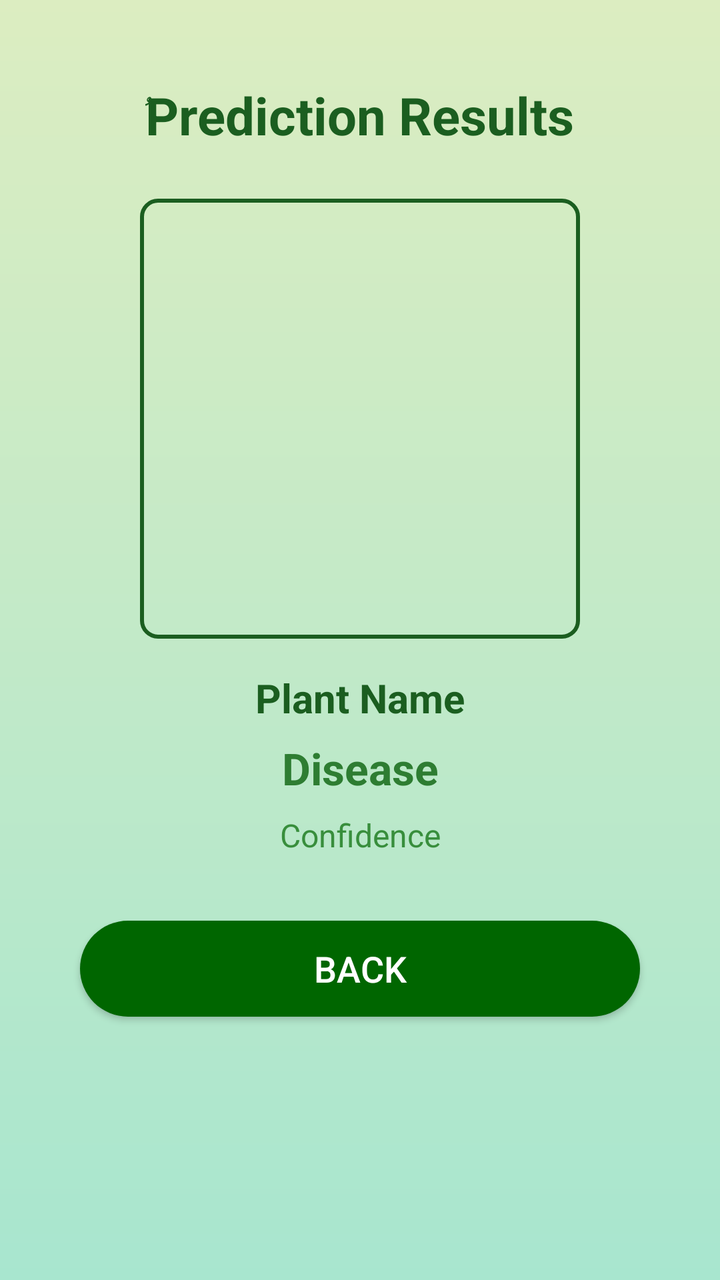
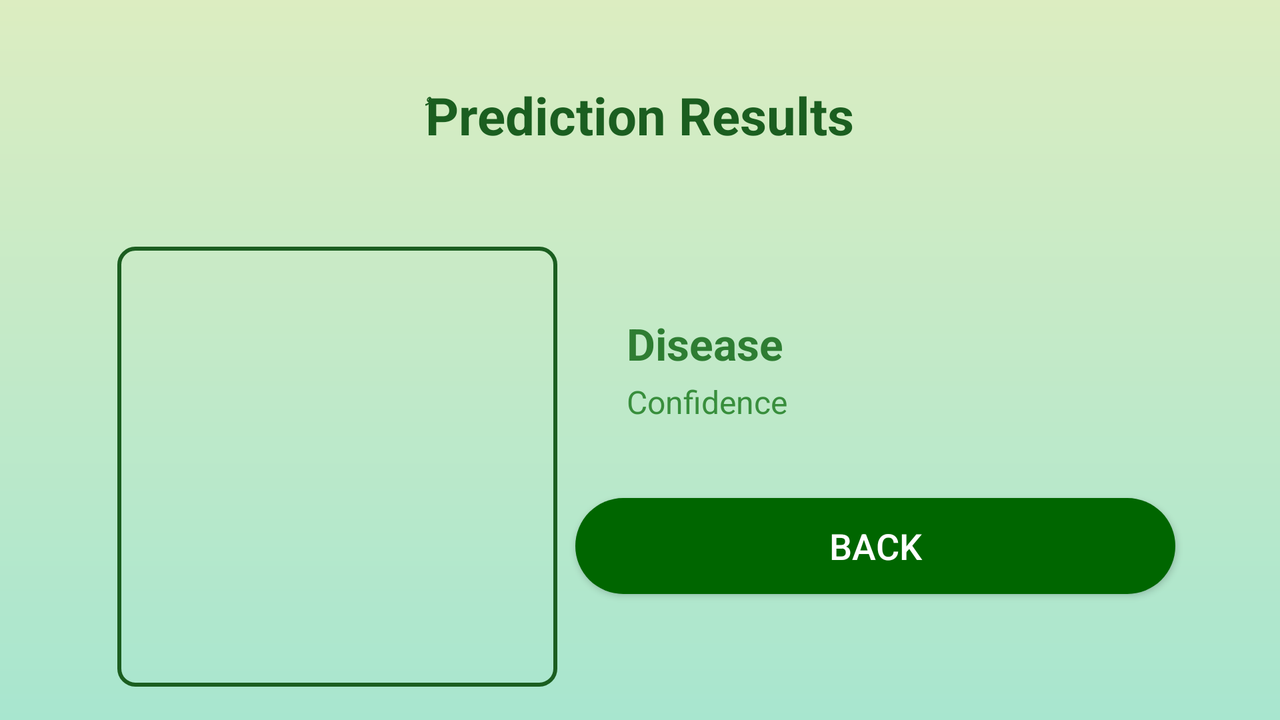

One screen, two layout resources from the same app: the default and the author's alternative for another configuration. Each is rendered where Android would select it; the XML of both is given below.
<!-- AndroidManifest.xml: application theme Theme.AIBasedApplication -->
<!-- res/layout/activity_result.xml -->
<?xml version="1.0" encoding="utf-8"?>
<androidx.constraintlayout.widget.ConstraintLayout xmlns:android="http://schemas.android.com/apk/res/android"
    xmlns:app="http://schemas.android.com/apk/res-auto"
    android:layout_width="match_parent"
    android:layout_height="match_parent"
    xmlns:tools="http://schemas.android.com/tools"
    android:id="@+id/main"
    tools:context=".ResultActivity"
    android:background="@drawable/background_gradient">

    
    <TextView
        android:id="@+id/txtResultTitle"
        android:layout_width="wrap_content"
        android:layout_height="wrap_content"
        android:text="@string/res_title"
        android:textSize="26sp"
        android:textStyle="bold"
        android:textColor="#1B5E20"
        app:layout_constraintTop_toTopOf="parent"
        app:layout_constraintStart_toStartOf="parent"
        app:layout_constraintEnd_toEndOf="parent"
        android:layout_marginTop="40dp"/>

    
    <ImageView
        android:id="@+id/imgResult"
        android:layout_width="220dp"
        android:layout_height="220dp"
        android:scaleType="centerCrop"
        android:background="@drawable/image_border"
        app:layout_constraintTop_toBottomOf="@id/txtResultTitle"
        app:layout_constraintStart_toStartOf="parent"
        app:layout_constraintEnd_toEndOf="parent"
        android:layout_marginTop="24dp"/>

    <TextView
        android:id="@+id/txtPlant"
        android:layout_width="wrap_content"
        android:layout_height="wrap_content"
        android:text="Plant Name"
        android:textSize="20sp"
        android:textStyle="bold"
        android:textColor="#1B5E20"
        app:layout_constraintTop_toBottomOf="@id/imgResult"
        app:layout_constraintStart_toStartOf="parent"
        app:layout_constraintEnd_toEndOf="parent"
        android:layout_marginTop="16dp"
        android:layout_marginBottom="50dp"/>


    
    <TextView
        android:id="@+id/txtDisease"
        android:layout_width="wrap_content"
        android:layout_height="wrap_content"
        android:text="@string/disease"
        android:textSize="22sp"
        android:textStyle="bold"
        android:textColor="#2E7D32"
        app:layout_constraintTop_toBottomOf="@id/imgResult"
        app:layout_constraintStart_toStartOf="parent"
        app:layout_constraintEnd_toEndOf="parent"
        android:layout_marginTop="50dp"/>

    
    <TextView
        android:id="@+id/txtConfidence"
        android:layout_width="wrap_content"
        android:layout_height="wrap_content"
        android:text="@string/confidence"
        android:textSize="16sp"
        android:textColor="#388E3C"
        app:layout_constraintTop_toBottomOf="@id/txtDisease"
        app:layout_constraintStart_toStartOf="parent"
        app:layout_constraintEnd_toEndOf="parent"
        android:layout_marginTop="8dp"/>

    
    <Button
        android:id="@+id/btnBack"
        android:layout_width="0dp"
        android:layout_height="wrap_content"
        android:text="@string/back"
        android:textColor="@android:color/white"
        android:textSize="18sp"
        android:background="@drawable/button_rounded_green"
        android:layout_marginStart="40dp"
        android:layout_marginEnd="40dp"
        android:layout_marginTop="32dp"
        app:layout_constraintTop_toBottomOf="@id/txtConfidence"
        app:layout_constraintStart_toStartOf="parent"
        app:layout_constraintEnd_toEndOf="parent"/>

</androidx.constraintlayout.widget.ConstraintLayout>
<!-- resources referenced by this layout -->
<resources>
  <!-- drawable background_gradient (drawable) -->
  <shape xmlns:android="http://schemas.android.com/apk/res/android"
      android:shape="rectangle">
  
      <gradient
          android:startColor="#A8E6CF"
          android:endColor="#DCEDC1"
          android:angle="90"/>
  </shape>
  <!-- drawable button_rounded_green (drawable) -->
  <?xml version="1.0" encoding="utf-8"?>
  <shape xmlns:android="http://schemas.android.com/apk/res/android"
      android:shape="rectangle">
  
      <solid android:color="#006600"/>
  
      <corners android:radius="24dp"/>
  
      <padding
          android:left="16dp"
          android:right="16dp"
          android:top="10dp"
          android:bottom="10dp"/>
  </shape>
  <!-- drawable image_border (drawable) -->
  <shape xmlns:android="http://schemas.android.com/apk/res/android"
      android:shape="rectangle">
      <solid android:color="@android:color/transparent"/>
      <stroke
          android:width="2dp"
          android:color="#1B5E20"/>
      <corners android:radius="8dp"/>
  </shape>
  <string name="back">Back</string>
  <string name="confidence">Confidence</string>
  <string name="disease">Disease</string>
  <string name="res_title">ُPrediction Results</string>
  <style name="Theme.AIBasedApplication" parent="Theme.AppCompat.Light.NoActionBar">
          <item name="colorPrimary">@color/greenDark</item>
          <item name="colorPrimaryVariant">@color/greenDark</item>
          <item name="colorOnPrimary">@color/white</item>
      </style>
  <color name="greenDark">#2E7D32</color>
  <color name="white">#FFFFFFFF</color>
</resources>
<!-- res/layout-land/activity_result.xml (the author's variant of the layout above) -->
<!-- drawn on the phone turned sideways -->
<?xml version="1.0" encoding="utf-8"?>
<androidx.constraintlayout.widget.ConstraintLayout xmlns:android="http://schemas.android.com/apk/res/android"
    xmlns:app="http://schemas.android.com/apk/res-auto"
    android:layout_width="match_parent"
    android:layout_height="match_parent"
    xmlns:tools="http://schemas.android.com/tools"
    android:id="@+id/main"
    tools:context=".ResultActivity"
    android:background="@drawable/background_gradient">

    
    <TextView
        android:id="@+id/txtResultTitle"
        android:layout_width="wrap_content"
        android:layout_height="wrap_content"
        android:text="@string/res_title"
        android:textSize="26sp"
        android:textStyle="bold"
        android:textColor="#1B5E20"
        app:layout_constraintTop_toTopOf="parent"
        app:layout_constraintStart_toStartOf="parent"
        app:layout_constraintEnd_toEndOf="parent"
        android:layout_marginTop="40dp"/>

    <ImageView
        android:id="@+id/imgResult"
        android:layout_width="220dp"
        android:layout_height="220dp"
        android:layout_marginTop="48dp"
        android:background="@drawable/image_border"
        android:scaleType="centerCrop"
        app:layout_constraintEnd_toEndOf="parent"
        app:layout_constraintHorizontal_bias="0.14"
        app:layout_constraintStart_toStartOf="parent"
        app:layout_constraintTop_toBottomOf="@id/txtResultTitle" />

    <TextView
        android:id="@+id/txtPlant"
        android:layout_width="wrap_content"
        android:layout_height="wrap_content"
        android:layout_marginStart="72dp"
        android:layout_marginTop="62dp"
        android:layout_marginBottom="117dp"
        android:text="@string/plant_name"
        android:textColor="#1B5E20"
        android:textSize="20sp"
        android:textStyle="bold"
        app:layout_constraintBottom_toTopOf="@+id/btnBack"
        app:layout_constraintEnd_toEndOf="parent"
        app:layout_constraintHorizontal_bias="0.003"
        app:layout_constraintStart_toEndOf="@+id/imgResult"
        app:layout_constraintTop_toBottomOf="@+id/txtResultTitle"
        app:layout_constraintVertical_bias="0.0" />

    

    

    <TextView
        android:id="@+id/txtDisease"
        android:layout_width="wrap_content"
        android:layout_height="wrap_content"
        android:text="@string/disease"
        android:textColor="#2E7D32"
        android:textSize="22sp"
        android:textStyle="bold"
        app:layout_constraintBottom_toBottomOf="parent"
        app:layout_constraintEnd_toEndOf="parent"
        app:layout_constraintHorizontal_bias="0.558"
        app:layout_constraintStart_toStartOf="parent"
        app:layout_constraintTop_toTopOf="parent"
        app:layout_constraintVertical_bias="0.475" />

    <TextView
        android:id="@+id/txtConfidence"
        android:layout_width="wrap_content"
        android:layout_height="wrap_content"
        android:text="@string/confidence"
        android:textColor="#388E3C"
        android:textSize="16sp"
        app:layout_constraintBottom_toBottomOf="parent"
        app:layout_constraintEnd_toEndOf="parent"
        app:layout_constraintHorizontal_bias="0.56"
        app:layout_constraintStart_toStartOf="parent"
        app:layout_constraintTop_toTopOf="parent"
        app:layout_constraintVertical_bias="0.562" />

    <Button
        android:id="@+id/btnBack"
        android:layout_width="300dp"
        android:layout_height="wrap_content"
        android:background="@drawable/button_rounded_green"
        android:text="@string/back"
        android:textColor="@android:color/white"
        android:textSize="18sp"
        app:layout_constraintBottom_toBottomOf="parent"
        app:layout_constraintEnd_toEndOf="parent"
        app:layout_constraintHorizontal_bias="0.846"
        app:layout_constraintStart_toStartOf="parent"
        app:layout_constraintTop_toTopOf="parent"
        app:layout_constraintVertical_bias="0.798" />

</androidx.constraintlayout.widget.ConstraintLayout>
<!-- resources referenced by the variant -->
<!-- as the phone turned sideways resolves them -->
<resources>
  <!-- drawable background_gradient (drawable) -->
  <shape xmlns:android="http://schemas.android.com/apk/res/android"
      android:shape="rectangle">
  
      <gradient
          android:startColor="#A8E6CF"
          android:endColor="#DCEDC1"
          android:angle="90"/>
  </shape>
  <!-- drawable button_rounded_green (drawable) -->
  <?xml version="1.0" encoding="utf-8"?>
  <shape xmlns:android="http://schemas.android.com/apk/res/android"
      android:shape="rectangle">
  
      <solid android:color="#006600"/>
  
      <corners android:radius="24dp"/>
  
      <padding
          android:left="16dp"
          android:right="16dp"
          android:top="10dp"
          android:bottom="10dp"/>
  </shape>
  <!-- drawable image_border (drawable) -->
  <shape xmlns:android="http://schemas.android.com/apk/res/android"
      android:shape="rectangle">
      <solid android:color="@android:color/transparent"/>
      <stroke
          android:width="2dp"
          android:color="#1B5E20"/>
      <corners android:radius="8dp"/>
  </shape>
  <string name="back">Back</string>
  <string name="confidence">Confidence</string>
  <string name="disease">Disease</string>
  <string name="plant_name">Plant Name</string>
  <string name="res_title">ُPrediction Results</string>
  <style name="Theme.AIBasedApplication" parent="Theme.AppCompat.Light.NoActionBar">
          <item name="colorPrimary">@color/greenDark</item>
          <item name="colorPrimaryVariant">@color/greenDark</item>
          <item name="colorOnPrimary">@color/white</item>
      </style>
  <color name="greenDark">#2E7D32</color>
  <color name="white">#FFFFFFFF</color>
</resources>
